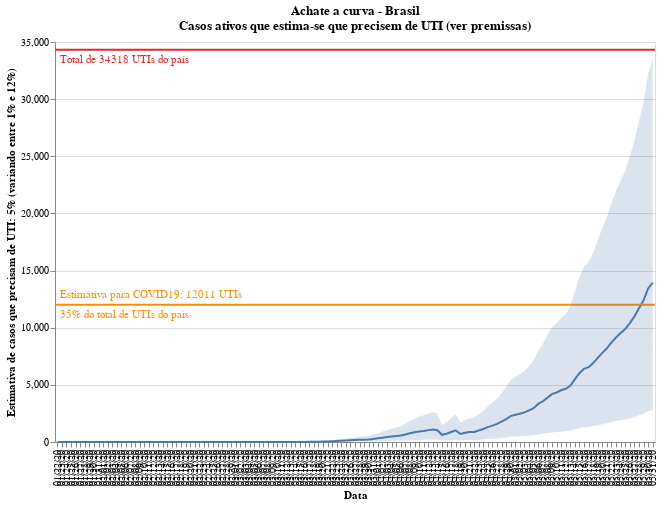

Here is the notebook cell this chart was saved with:
### Code cell
#hide_input
selection = alt.selection_single(fields=[STATE_COLUMN], name=' ')
color = alt.condition(selection,
                    alt.Color(STATE_COLUMN+':N', 
                              scale=alt.Scale(scheme='tableau20', reverse=False), legend=None),
                              alt.value('#ffbf79')
                     )

chart = alt.Chart(df).mark_line().encode(
    x=alt.X(DATE_COLUMN+':O', axis=alt.Axis(title=DATE_COLUMN)),
    y=alt.Y(ACTIVE_CASES+':Q', axis=alt.Axis(
        title=["Estimativa de casos que precisam de UTI: {:.0f}".format(CASES_NEED_ICU*100)+"% (variando entre {:.0f}".format(LOWER_BOUND_ICU_NEED*100)+"% e {:.0f}".format(UPPER_BOUND_ICU_NEED*100)+"%)"])),
    color=color,
    tooltip=[
        DATE_COLUMN, 
        STATE_COLUMN, 
        ACTIVE_CASES
    ],
    order=alt.Order(
    STATE_COLUMN,
    sort='ascending'
    )
).properties(
    title=[
        "Achate a curva - Brasil",
        "Casos ativos que estima-se que precisem de UTI (ver premissas)"
        
    ]
).add_selection(
    selection
)

shades = alt.Chart(df).mark_area().encode(
    x=DATE_COLUMN+':O',
    y=LOWER_BOUND_ICU_NEED_STR+":Q",
    y2=UPPER_BOUND_ICU_NEED_STR+':Q',
    opacity = alt.condition(selection, alt.value(0.2), alt.value(0.5))
)

x0line = alt.Chart(pd.DataFrame({'y': [TOTAL_ICU]})).mark_rule(color='#e42726', strokeWidth=2).encode(
    y='y:Q'
)

text0 = x0line.mark_text(align='left', x=5, dy=10, color='#e42726', strokeWidth=1).encode(
    text=alt.value("Total de "+"{:.0f}".format(TOTAL_ICU)+" UTIs do país")   
)

x1line = alt.Chart(pd.DataFrame({'y': [TOTAL_AVAILABLE_ICU]})).mark_rule(color='darkorange', strokeWidth=2).encode(
    y='y:Q'
)
text1 = x1line.mark_text(align='left', x=5, dy=-10, color='darkorange', strokeWidth=1).encode(
    text=alt.value("Estimativa para COVID19: "+"{:.0f}".format(TOTAL_AVAILABLE_ICU)+" UTIs")
)
text2 = x1line.mark_text(align='left', x=5, dy=10, color='darkorange', strokeWidth=1).encode(
    text=alt.value("{:.0f}".format(AVAILABLE_PERCENTAGE_ICU*100)+"% do total de UTIs do país")   
)

legend = alt.Chart(df).mark_point().encode(
    y=alt.Y(STATE_COLUMN+':N', axis=alt.Axis(orient='right')),
    color=color
).add_selection(
    selection
)

plot = chart.properties(width=CHART_WIDTH, height=CHART_HEIGHT) + x0line + text0 + x1line + text1 + text2 + shades
plot

### Figure 1 — Vega-Lite specification as saved in the notebook (floating-point values rounded to 4 significant figures; data arrays with more than 128 entries replaced by an {"elided": "..."} marker saying what was removed)
{"config": {"view": {"continuousWidth": 400, "continuousHeight": 300}}, "layer": [{"data": {"name": "data-ef0d4e29d442b7d6f10fa7c40dc7031e"}, "mark": "line", "encoding": {"color": {"condition": {"type": "nominal", "field": "Estado", "legend": null, "scale": {"reverse": false, "scheme": "tableau20"}, "selection": " "}, "value": "#ffbf79"}, "order": {"type": "nominal", "field": "Estado", "sort": "ascending"}, "tooltip": [{"type": "nominal", "field": "Data"}, {"type": "nominal", "field": "Estado"}, {"type": "quantitative", "field": "Ativos"}], "x": {"type": "ordinal", "axis": {"title": "Data"}, "field": "Data"}, "y": {"type": "quantitative", "axis": {"title": ["Estimativa de casos que precisam de UTI: 5% (variando entre 1% e 12%)"]}, "field": "Ativos"}}, "height": 400, "selection": {" ": {"type": "single", "fields": ["Estado"]}}, "title": ["Achate a curva - Brasil", "Casos ativos que estima-se que precisem de UTI (ver premissas)"], "width": 600}, {"data": {"name": "data-890aea698b0c1806168150cad7edfc39"}, "mark": {"type": "rule", "color": "#e42726", "strokeWidth": 2}, "encoding": {"y": {"type": "quantitative", "field": "y"}}}, {"data": {"name": "data-890aea698b0c1806168150cad7edfc39"}, "mark": {"type": "text", "align": "left", "color": "#e42726", "dy": 10, "strokeWidth": 1, "x": 5}, "encoding": {"text": {"value": "Total de 34318 UTIs do país"}, "y": {"type": "quantitative", "field": "y"}}}, {"data": {"name": "data-6e2bfc7222dcf4cfb1cce24f29e45988"}, "mark": {"type": "rule", "color": "darkorange", "strokeWidth": 2}, "encoding": {"y": {"type": "quantitative", "field": "y"}}}, {"data": {"name": "data-6e2bfc7222dcf4cfb1cce24f29e45988"}, "mark": {"type": "text", "align": "left", "color": "darkorange", "dy": -10, "strokeWidth": 1, "x": 5}, "encoding": {"text": {"value": "Estimativa para COVID19: 12011 UTIs"}, "y": {"type": "quantitative", "field": "y"}}}, {"data": {"name": "data-6e2bfc7222dcf4cfb1cce24f29e45988"}, "mark": {"type": "text", "align": "left", "color": "darkorange", "dy": 10, "strokeWidth": 1, "x": 5}, "encoding": {"text": {"value": "35% do total de UTIs do país"}, "y": {"type": "quantitative", "field": "y"}}}, {"data": {"name": "data-ef0d4e29d442b7d6f10fa7c40dc7031e"}, "mark": "area", "encoding": {"opacity": {"condition": {"value": 0.2, "selection": " "}, "value": 0.5}, "x": {"type": "ordinal", "field": "Data"}, "y": {"type": "quantitative", "field": "1% dos ativos"}, "y2": {"field": "12% dos ativos"}}}], "$schema": "https://vega.github.io/schema/vega-lite/v4.8.1.json", "datasets": {"data-ef0d4e29d442b7d6f10fa7c40dc7031e": {"elided": "131 records"}, "data-890aea698b0c1806168150cad7edfc39": [{"y": 34320.0}], "data-6e2bfc7222dcf4cfb1cce24f29e45988": [{"y": 12010.0}]}}
